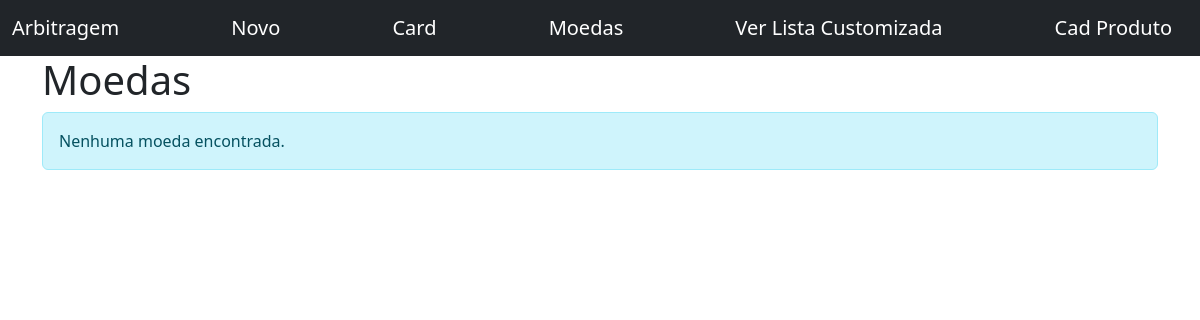
The app's page /moedas/, older data.
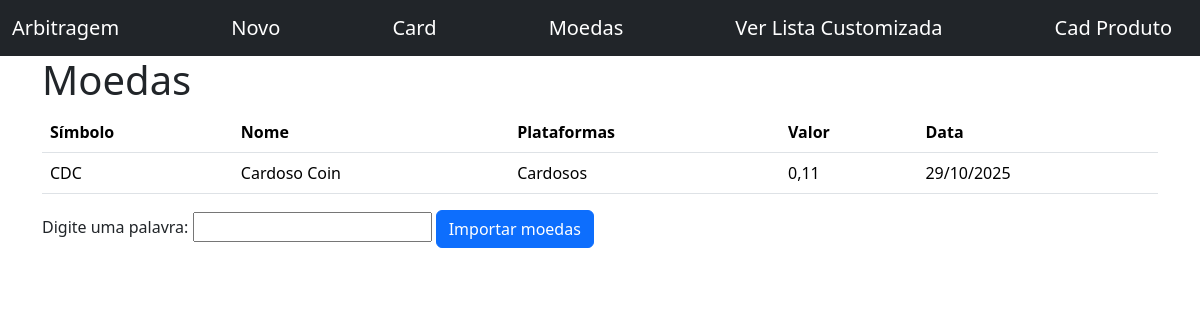
The same page, newer data.
### coins/models.py (models this page shows, shortened)
class Moedas(models.Model):
    symbol      = models.CharField    (verbose_name="Símbolo:", max_length=200, null=False, blank=False)
    name        = models.CharField    (verbose_name="Nome:", max_length=200, null=False, blank=False)
    platforms   = models.CharField    (verbose_name="Plataforma:", max_length=200, null=False, blank=False)
    currency    = models.DecimalField (verbose_name="Valor:", max_digits=10, decimal_places=2, null=False, blank=False)
    data        = models.DateTimeField(verbose_name="Data:") #default=datetime.now() Gera sempre um registro a mais ao migrar

### coins/views.py (the view)
# urls.py: path('moedas/', MoedasListView.as_view(), name='moedas_list'),
class MoedasListView(ListView):
    model = Moedas #Procura o nome da APP e o nome do modelo

### coins/templates/coins/moedas_list.html (shortened to what this page needs)
{% extends "base.html" %}
{% load crispy_forms_tags %}
{% block content %}
    <h1>Moedas</h1>
    {%if moedas_list %}
        <table class="table">
            <thead>
                <tr>
                    <th scope="col">Símbolo</th>
                    <th scope="col">Nome</th>
                    <th scope="col">Plataformas</th>
                    <th scope="col">Valor</th>
                    <th scope="col">Data</th>
                </tr>
            </thead>
            <tbody table-striped>
                {% for moeda in moedas_list %}
                    <tr>
                        <td>{{ moeda.symbol }}</td>
                        <td>{{ moeda.name }}</td>
                        <td>{{ moeda.platforms }}</td>
                        <td>{{ moeda.currency}}</td>
                        <td>{{ moeda.data | date:"d/m/Y"}}</td>
                    </tr>
                {% endfor %}
            </tbody>
        </table>
        <form method="POST" action = "{% url 'getcoins' %}">
            <label for="word">Digite uma palavra:</label>
            <input id="word" type="text" name="palavra" value="" />
            <button type="submit" class="btn btn-primary">Importar moedas</button>
        </form>
    {% else %}
        <p class="alert alert-info">Nenhuma moeda encontrada.</p>
    {% endif %}
{% endblock content %}

Row changes from the older to the newer data that the page shows:
added Moedas: symbol "CDC", name "Cardoso Coin", platforms "Cardosos", currency "0,11", data "29/10/2025"
Text that changed along with them:
text no longer shown: "Nenhuma moeda encontrada."
text now shown: "Símbolo Nome Plataformas Valor Data Digite uma palavra: Importar moedas"
